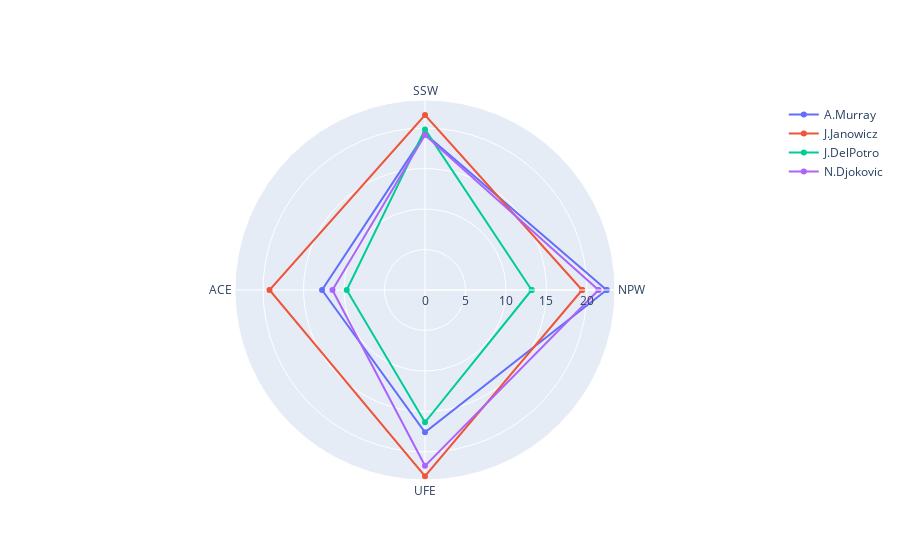

The notebook cell saved with this chart:
### Code cell
df = pd.DataFrame({'NPW':NPW,'SSW':SSW, 'ACE':ACE,'UFE':UFE, 'NPW2':NPW})
fig = go.Figure()

fig.add_trace(
    go.Scatterpolar(
        theta=['NPW','SSW', 'ACE','UFE', 'NPW'],
        r=df.iloc[0],
        name='A.Murray'
    ))

fig.add_trace(
    go.Scatterpolar(
        theta=['NPW','SSW', 'ACE','UFE', 'NPW'],
        r=df.iloc[1],
        name='J.Janowicz'
    ))

fig.add_trace(
    go.Scatterpolar(
        theta=['NPW','SSW', 'ACE','UFE', 'NPW'],
        r=df.iloc[2],
        name='J.DelPotro'
    ))

fig.add_trace(
    go.Scatterpolar(
        theta=['NPW','SSW', 'ACE','UFE', 'NPW'],
        r=df.iloc[3],
        name='N.Djokovic'
    ))

### Figure 1 — Plotly figure (JSON) as saved in the notebook; plotly's stock layout.template omitted (floating-point values rounded to 4 significant figures)
{"data": [{"name": "A.Murray", "r": [22.43, 19.29, 12.71, 17.57, 22.43], "theta": ["NPW", "SSW", "ACE", "UFE", "NPW"], "type": "scatterpolar"}, {"name": "J.Janowicz", "r": [19.4, 21.6, 19.2, 23, 19.4], "theta": ["NPW", "SSW", "ACE", "UFE", "NPW"], "type": "scatterpolar"}, {"name": "J.DelPotro", "r": [13.17, 19.83, 9.667, 16.33, 13.17], "theta": ["NPW", "SSW", "ACE", "UFE", "NPW"], "type": "scatterpolar"}, {"name": "N.Djokovic", "r": [21.43, 19.14, 11.43, 21.71, 21.43], "theta": ["NPW", "SSW", "ACE", "UFE", "NPW"], "type": "scatterpolar"}], "layout": {}}
